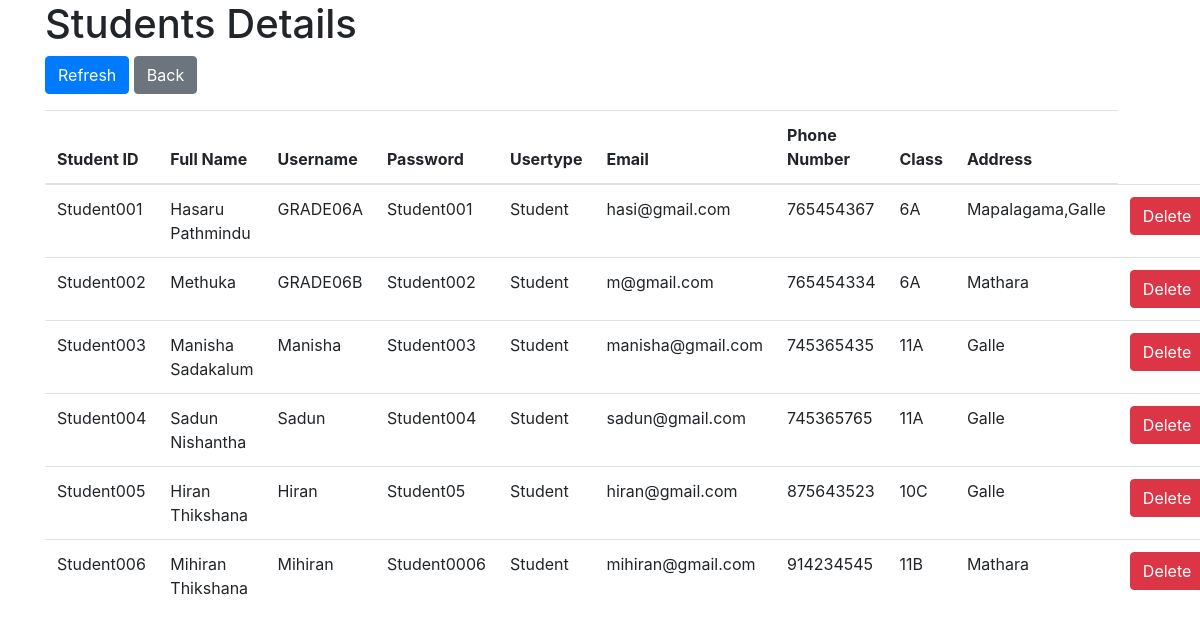
Page /viewStudents.php on the committed database.
### tables this page shows
CREATE TABLE IF NOT EXISTS `student` (
  `SID` varchar(30) NOT NULL,
  `username` varchar(50) NOT NULL,
  `password` varchar(50) NOT NULL,
  `Fullname` varchar(100) NOT NULL,
  `Email` varchar(70) NOT NULL,
  `phonenum` int NOT NULL,
  `Class` varchar(4) NOT NULL,
  `Address` varchar(100) NOT NULL,
  `usertype` varchar(8) NOT NULL,
  PRIMARY KEY (`SID`),
  KEY `password` (`password`) USING BTREE
);

### viewStudents.php (the view, shortened to what this page needs)
<?php
$servername = "localhost";
$username = "root";
$password = "";
$database = "studentmarksdisplaysystem";
$connection = new mysqli($servername, $username, $password, $database);
$query = "SELECT * FROM student";
$result = $connection->query($query);
?>
<!DOCTYPE html>
<html lang="en">
<head>
    <link rel="stylesheet" href="https://stackpath.bootstrapcdn.com/bootstrap/4.5.2/css/bootstrap.min.css">
</head>
<body>
    <div class="container">
        <h1>Students Details</h1>
         <div class="mb-3">
            <button class="btn btn-primary" onclick="location.reload()">Refresh</button>
            <a href="StudentDetails.php" class="btn btn-secondary">Back</a>
        </div>
        <table class="table">
            <thead>
                    <th>Student ID</th>
                    <th>Full Name</th>
                    <th>Username</th>
                    <th>Password</th>
                    <th>Usertype</th>
                    <th>Email</th>
                    <th>Phone Number</th>
                    <th>Class</th>
                    <th>Address</th>
            </thead>
            <tbody>
                <?php
                if ($result->num_rows > 0) {
                    while ($row = $result->fetch_assoc()) {
                        echo "<tr>";
                        echo "<td>" . (isset($row['SID']) ? $row['SID'] : '') . "</td>";
                        echo "<td>" . (isset($row['Fullname']) ? $row['Fullname'] : '') . "</td>";
                        echo "<td>" . (isset($row['username']) ? $row['username'] : '') . "</td>";
                        echo "<td>" . (isset($row['password']) ? $row['password'] : '') . "</td>";
                        echo "<td>" . (isset($row['usertype']) ? $row['usertype'] : '') . "</td>";
                        echo "<td>" . (isset($row['Email'   ]) ? $row['Email']    : '') . "</td>";
                        echo "<td>" . (isset($row['phonenum']) ? $row['phonenum'] : '') . "</td>";
                        echo "<td>" . (isset($row['Class'   ]) ? $row['Class']    : '') . "</td>";
                        echo "<td>" . (isset($row['Address' ]) ? $row['Address']  : '') . "</td>";
                         echo "<td>";
                        echo "<form method='post' action=''>";
                        echo "<button type='submit' name='delete' class='btn btn-danger'>Delete</button>";
                        echo "</form>";
                        echo "</td>";
                        echo "</tr>";
                    }
                } else {
                    echo "<tr><td colspan='8'>No students found</td></tr>";
                }
                ?>
            </tbody>
        </table>
    </div>
</body>
</html>

### rows in the picture
student: SID "Student001", Fullname "Hasaru Pathmindu", username "GRADE06A", password "Student001", usertype "Student", Email "hasi@gmail.com", phonenum "765454367", Class "6A", Address "Mapalagama,Galle"
student: SID "Student002", Fullname "Methuka", username "GRADE06B", password "Student002", usertype "Student", Email "m@gmail.com", phonenum "765454334", Class "6A", Address "Mathara"
student: SID "Student003", Fullname "Manisha Sadakalum", username "Manisha", password "Student003", usertype "Student", Email "manisha@gmail.com", phonenum "745365435", Class "11A", Address "Galle"
student: SID "Student004", Fullname "Sadun Nishantha", username "Sadun", password "Student004", usertype "Student", Email "sadun@gmail.com", phonenum "745365765", Class "11A", Address "Galle"
student: SID "Student005", Fullname "Hiran Thikshana", username "Hiran", password "Student05", usertype "Student", Email "hiran@gmail.com", phonenum "875643523", Class "10C", Address "Galle"
student: SID "Student006", Fullname "Mihiran Thikshana", username "Mihiran", password "Student0006", usertype "Student", Email "mihiran@gmail.com", phonenum "914234545", Class "11B", Address "Mathara"
